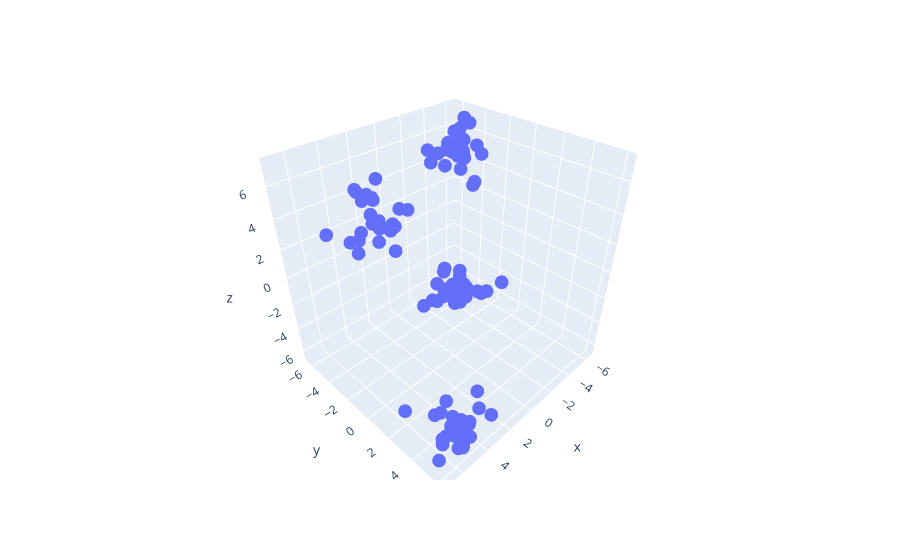

Write notebook code for a chart like this one.
### Code cell
import plotly.express as px
fig=px.scatter_3d(x=x[:,0],y=x[:,1],z=x[:,2])
fig.show()
